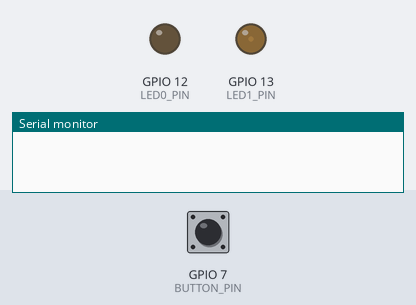
This sketch was run on a simulated ESP32-C3. Parts: output pins drawn as LEDs (lit = HIGH), the last lines printed to the serial monitor. The inputs (shaded band) are chosen by the test bench; at power-on: GPIO 7 (BUTTON_PIN) HIGH.

Above: at 0.15 s.
At 1.2 s:
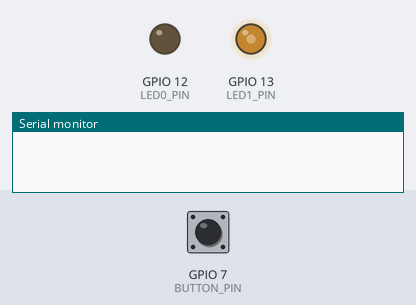
1.3 s: GPIO 7 (BUTTON_PIN) pulled LOW for 0.15 s
At 1.95 s:
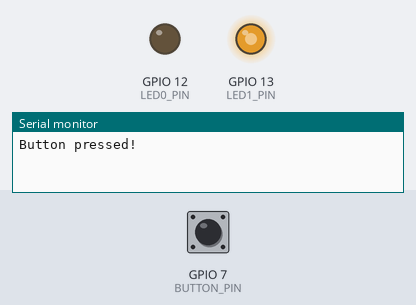
Timing chart, 0 to 16.3 s (numbered marks = the images above; inputs shaded):
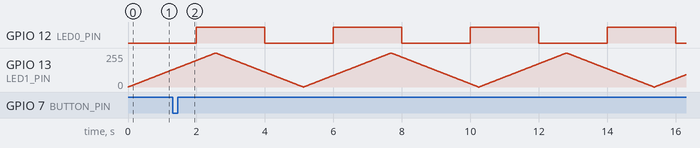

Measured:
- by itself, GPIO 12 (LED0_PIN): alternates HIGH for 2.0 s and LOW for 2.0 s

The sketch:

interrupt.ino
```cpp
// (licence header left out)
#define BUTTON_PIN 7
#define LED0_PIN 12
#define LED1_PIN 13

void ARDUINO_ISR_ATTR onTimer(void); // ARDUINO_ISR_ATTR 用于修饰中断处理函数
void ARDUINO_ISR_ATTR onButtonPress(void);

void setup() {
	Serial.begin(115200);

	pinMode(BUTTON_PIN, INPUT_PULLUP);
	pinMode(LED0_PIN, OUTPUT);
	pinMode(LED1_PIN, OUTPUT);

	// 外部中断 对于 ESP32 digitalPinToInterrupt() 可以省略
	attachInterrupt(digitalPinToInterrupt(BUTTON_PIN), &onButtonPress, FALLING);

	// 以下两种定时器中断的写法分别适用于不同版本的 ESP32 库

	// 定时器中断 (3.x)
	// hw_timer_t *timer = timerBegin(1e6); // 1MHz
	// timerAttachInterrupt(timer, &onTimer); // 绑定中断处理函数
	// timerAlarm(timer, 1e6, true, 0); // 1s, true 为重复触发，0 为不限制触发次数

	// 定时器中断 (2.x)
	hw_timer_t *timer = timerBegin(0, 160, true); // 160MHz / 160 = 1MHz
	timerAttachInterrupt(timer, &onTimer, true); // 绑定中断处理函数
	timerAlarmWrite(timer, 1e6, true); // 1s, true 为重复触发
	timerAlarmEnable(timer); // 启用定时器中断
}

void loop() {
	for (int i = 0; i <= 255; ++i ) {
		analogWrite(LED1_PIN, i);
		delay(10);
	}
	for (int i = 255; i >= 0; --i ) {
		analogWrite(LED1_PIN, i);
		delay(10);
	}
}

void ARDUINO_ISR_ATTR onTimer() { // 间隔 1s 触发一次，切换 LED0 状态
	static bool status = LOW;
	status = !status;
	digitalWrite(LED0_PIN, status);
}

void ARDUINO_ISR_ATTR onButtonPress() { // 按下按钮时，打印 "Button pressed!"
	Serial.println("Button pressed!");
}
```
